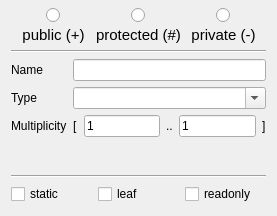
<?xml version="1.0" encoding="UTF-8"?>
<ui version="4.0">
 <class>Form</class>
 <widget class="QWidget" name="Form">
  <property name="geometry">
   <rect>
    <x>0</x>
    <y>0</y>
    <width>277</width>
    <height>216</height>
   </rect>
  </property>
  <property name="windowTitle">
   <string>Form</string>
  </property>
  <layout class="QVBoxLayout" name="verticalLayout_4">
   <property name="spacing">
    <number>6</number>
   </property>
   <property name="topMargin">
    <number>6</number>
   </property>
   <property name="bottomMargin">
    <number>12</number>
   </property>
   <item>
    <layout class="QHBoxLayout" name="horizontalLayout_4">
     <property name="spacing">
      <number>0</number>
     </property>
     <property name="leftMargin">
      <number>0</number>
     </property>
     <property name="topMargin">
      <number>0</number>
     </property>
     <property name="rightMargin">
      <number>0</number>
     </property>
     <item>
      <layout class="QVBoxLayout" name="verticalLayout">
       <property name="spacing">
        <number>0</number>
       </property>
       <item>
        <layout class="QHBoxLayout" name="horizontalLayout">
         <property name="spacing">
          <number>0</number>
         </property>
         <item>
          <spacer name="horizontalSpacer">
           <property name="orientation">
            <enum>Qt::Horizontal</enum>
           </property>
           <property name="sizeHint" stdset="0">
            <size>
             <width>40</width>
             <height>20</height>
            </size>
           </property>
          </spacer>
         </item>
         <item>
          <widget class="QRadioButton" name="radioButton">
           <property name="text">
            <string/>
           </property>
          </widget>
         </item>
         <item>
          <spacer name="horizontalSpacer_2">
           <property name="orientation">
            <enum>Qt::Horizontal</enum>
           </property>
           <property name="sizeHint" stdset="0">
            <size>
             <width>40</width>
             <height>20</height>
            </size>
           </property>
          </spacer>
         </item>
        </layout>
       </item>
       <item>
        <widget class="QLabel" name="label">
         <property name="font">
          <font>
           <pointsize>11</pointsize>
          </font>
         </property>
         <property name="text">
          <string>public (+)</string>
         </property>
         <property name="alignment">
          <set>Qt::AlignCenter</set>
         </property>
        </widget>
       </item>
      </layout>
     </item>
     <item>
      <layout class="QVBoxLayout" name="verticalLayout_2">
       <property name="spacing">
        <number>0</number>
       </property>
       <item>
        <layout class="QHBoxLayout" name="horizontalLayout_2">
         <property name="spacing">
          <number>0</number>
         </property>
         <item>
          <spacer name="horizontalSpacer_3">
           <property name="orientation">
            <enum>Qt::Horizontal</enum>
           </property>
           <property name="sizeHint" stdset="0">
            <size>
             <width>40</width>
             <height>20</height>
            </size>
           </property>
          </spacer>
         </item>
         <item>
          <widget class="QRadioButton" name="radioButton_2">
           <property name="text">
            <string/>
           </property>
          </widget>
         </item>
         <item>
          <spacer name="horizontalSpacer_4">
           <property name="orientation">
            <enum>Qt::Horizontal</enum>
           </property>
           <property name="sizeHint" stdset="0">
            <size>
             <width>40</width>
             <height>20</height>
            </size>
           </property>
          </spacer>
         </item>
        </layout>
       </item>
       <item>
        <widget class="QLabel" name="label_2">
         <property name="font">
          <font>
           <pointsize>11</pointsize>
          </font>
         </property>
         <property name="text">
          <string>protected (#)</string>
         </property>
         <property name="alignment">
          <set>Qt::AlignCenter</set>
         </property>
        </widget>
       </item>
      </layout>
     </item>
     <item>
      <layout class="QVBoxLayout" name="verticalLayout_3">
       <property name="spacing">
        <number>0</number>
       </property>
       <item>
        <layout class="QHBoxLayout" name="horizontalLayout_3">
         <property name="spacing">
          <number>0</number>
         </property>
         <item>
          <spacer name="horizontalSpacer_6">
           <property name="orientation">
            <enum>Qt::Horizontal</enum>
           </property>
           <property name="sizeHint" stdset="0">
            <size>
             <width>40</width>
             <height>20</height>
            </size>
           </property>
          </spacer>
         </item>
         <item>
          <widget class="QRadioButton" name="radioButton_3">
           <property name="text">
            <string/>
           </property>
          </widget>
         </item>
         <item>
          <spacer name="horizontalSpacer_5">
           <property name="orientation">
            <enum>Qt::Horizontal</enum>
           </property>
           <property name="sizeHint" stdset="0">
            <size>
             <width>40</width>
             <height>20</height>
            </size>
           </property>
          </spacer>
         </item>
        </layout>
       </item>
       <item>
        <widget class="QLabel" name="label_3">
         <property name="font">
          <font>
           <pointsize>11</pointsize>
          </font>
         </property>
         <property name="text">
          <string>private (-)</string>
         </property>
         <property name="alignment">
          <set>Qt::AlignCenter</set>
         </property>
        </widget>
       </item>
      </layout>
     </item>
    </layout>
   </item>
   <item>
    <widget class="Line" name="line">
     <property name="orientation">
      <enum>Qt::Horizontal</enum>
     </property>
    </widget>
   </item>
   <item>
    <layout class="QFormLayout" name="formLayout">
     <property name="fieldGrowthPolicy">
      <enum>QFormLayout::ExpandingFieldsGrow</enum>
     </property>
     <item row="0" column="0">
      <widget class="QLabel" name="label_4">
       <property name="text">
        <string>Name</string>
       </property>
      </widget>
     </item>
     <item row="1" column="0">
      <widget class="QLabel" name="label_5">
       <property name="text">
        <string>Type</string>
       </property>
      </widget>
     </item>
     <item row="0" column="1">
      <widget class="QLineEdit" name="lineEdit"/>
     </item>
     <item row="1" column="1">
      <widget class="QComboBox" name="comboBox">
       <property name="sizePolicy">
        <sizepolicy hsizetype="Expanding" vsizetype="Fixed">
         <horstretch>0</horstretch>
         <verstretch>0</verstretch>
        </sizepolicy>
       </property>
       <property name="editable">
        <bool>true</bool>
       </property>
      </widget>
     </item>
     <item row="2" column="0">
      <widget class="QLabel" name="label_6">
       <property name="text">
        <string>Multiplicity</string>
       </property>
      </widget>
     </item>
     <item row="2" column="1">
      <layout class="QHBoxLayout" name="horizontalLayout_6">
       <property name="rightMargin">
        <number>0</number>
       </property>
       <item>
        <widget class="QLabel" name="label_7">
         <property name="text">
          <string>[</string>
         </property>
        </widget>
       </item>
       <item>
        <widget class="QLineEdit" name="lineEdit_2">
         <property name="text">
          <string>1</string>
         </property>
        </widget>
       </item>
       <item>
        <widget class="QLabel" name="label_8">
         <property name="text">
          <string>..</string>
         </property>
        </widget>
       </item>
       <item>
        <widget class="QLineEdit" name="lineEdit_3">
         <property name="text">
          <string>1</string>
         </property>
        </widget>
       </item>
       <item>
        <widget class="QLabel" name="label_9">
         <property name="text">
          <string>]</string>
         </property>
        </widget>
       </item>
      </layout>
     </item>
     <item row="3" column="1">
      <spacer name="verticalSpacer">
       <property name="orientation">
        <enum>Qt::Vertical</enum>
       </property>
       <property name="sizeHint" stdset="0">
        <size>
         <width>20</width>
         <height>40</height>
        </size>
       </property>
      </spacer>
     </item>
    </layout>
   </item>
   <item>
    <widget class="Line" name="line_2">
     <property name="orientation">
      <enum>Qt::Horizontal</enum>
     </property>
    </widget>
   </item>
   <item>
    <layout class="QHBoxLayout" name="horizontalLayout_5">
     <item>
      <widget class="QCheckBox" name="checkBox">
       <property name="text">
        <string>static</string>
       </property>
      </widget>
     </item>
     <item>
      <widget class="QCheckBox" name="checkBox_2">
       <property name="text">
        <string>leaf</string>
       </property>
      </widget>
     </item>
     <item>
      <widget class="QCheckBox" name="checkBox_3">
       <property name="text">
        <string>readonly</string>
       </property>
      </widget>
     </item>
    </layout>
   </item>
  </layout>
 </widget>
 <resources/>
 <connections/>
</ui>
